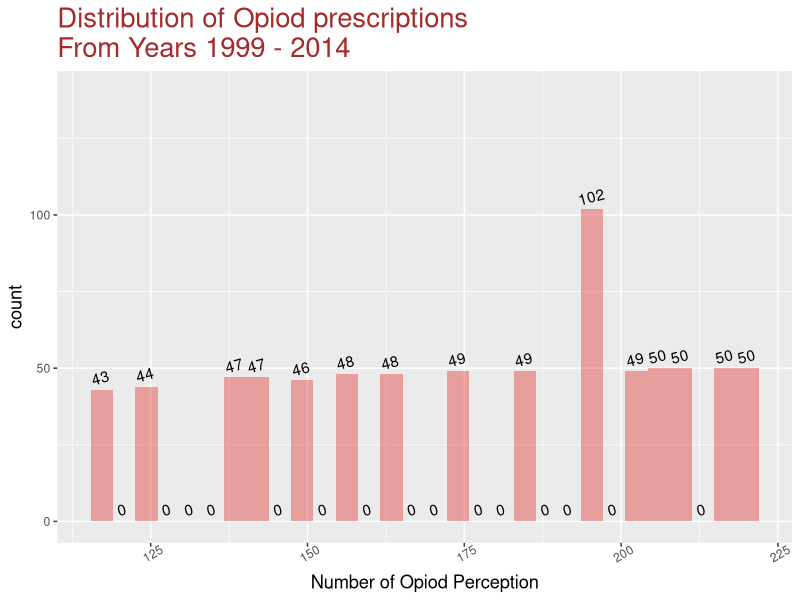
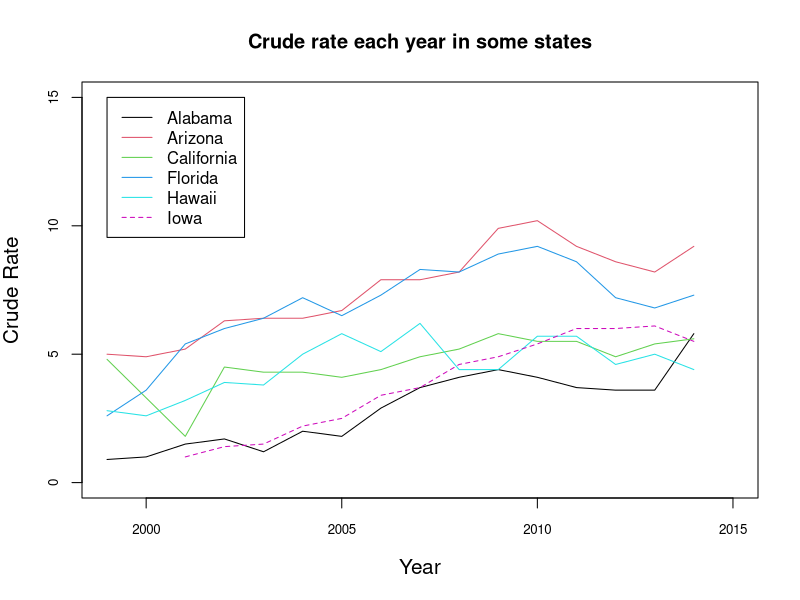
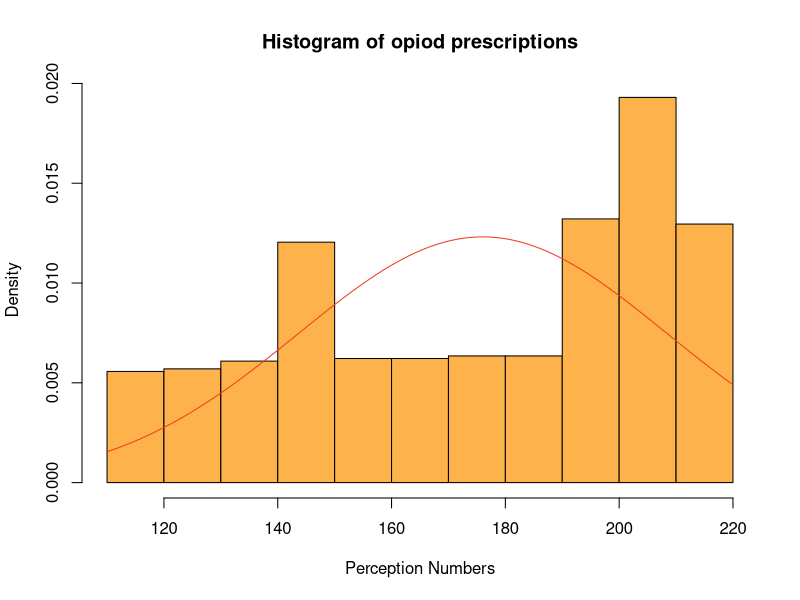
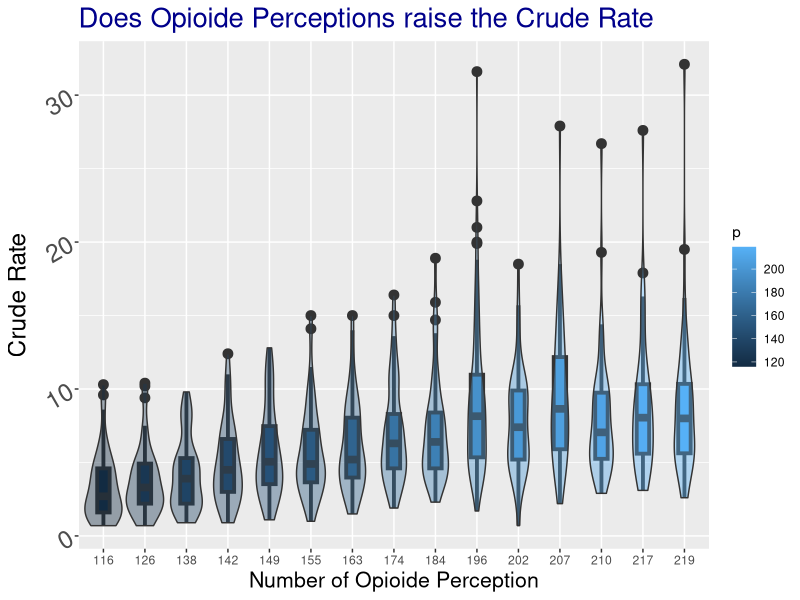
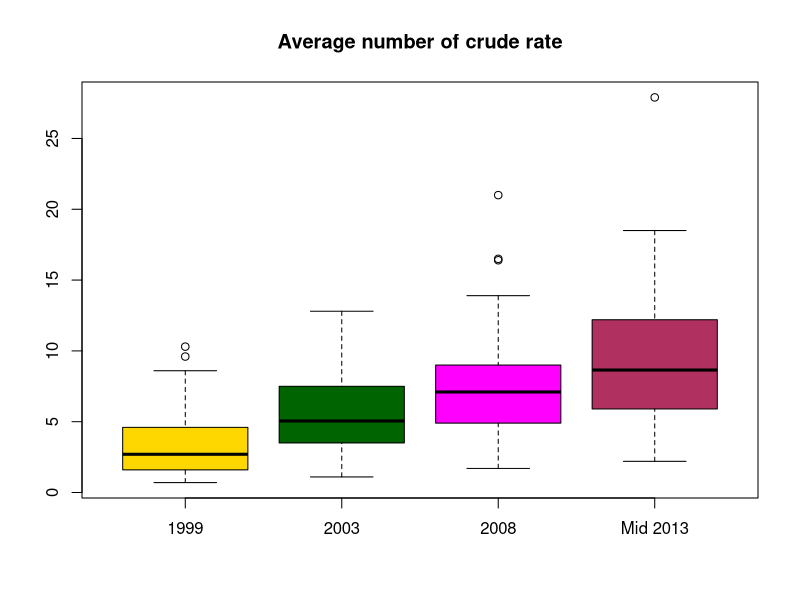
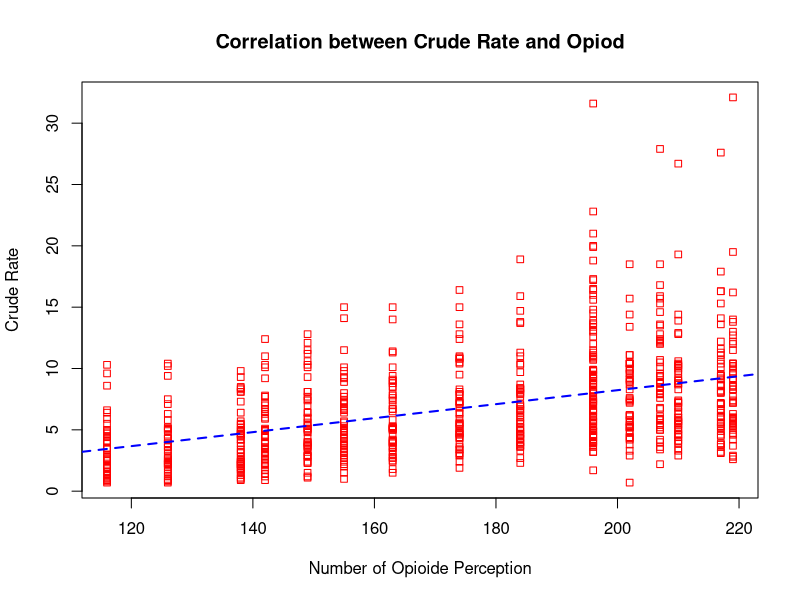
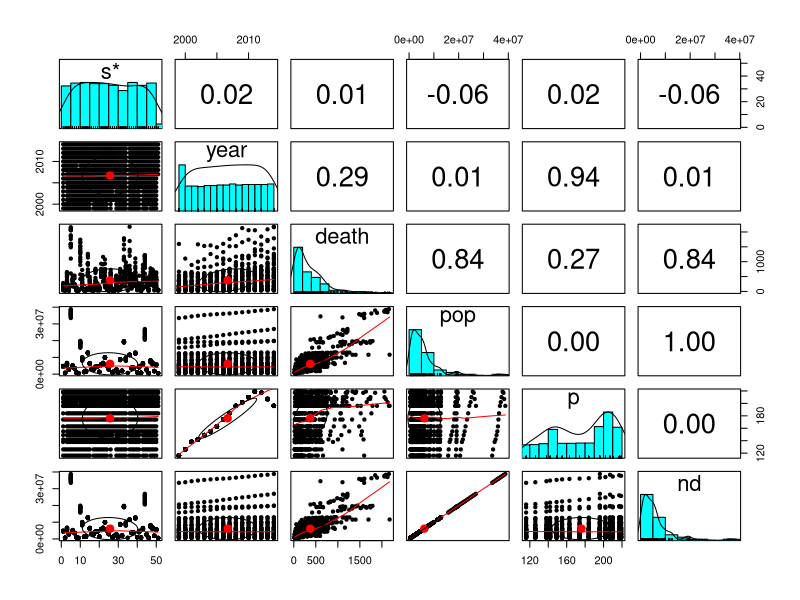
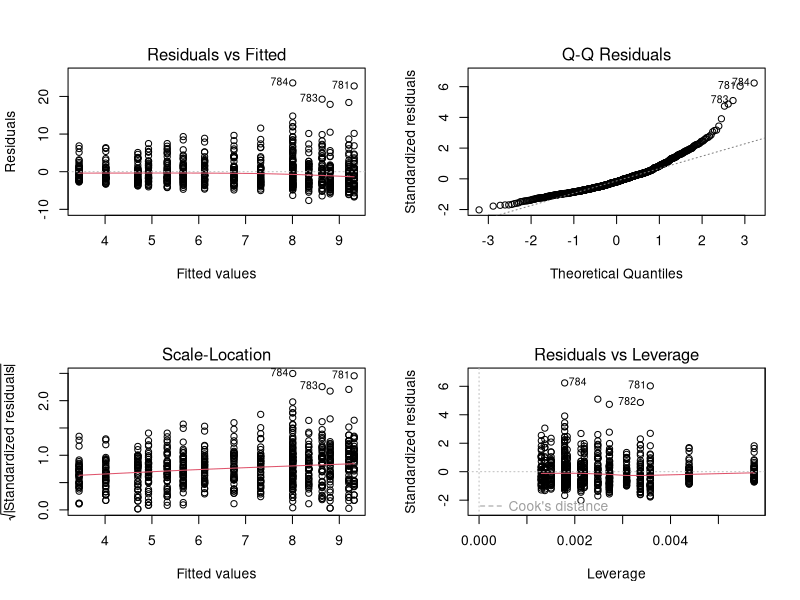

Generate these figures, in order, with R: (Note: this script raises an error after producing the figures.)

library("ggplot2")
library(dplyr)
library(psych)
library(quantmod)
library(MASS)

OD <- read.csv("OpiodDeath.csv", head=T)
OD <- data.frame(OD)
head(OD)

colnames(OD) <-c("s","year","death","pop","c","cl","cu","p")

ODC <- OD[complete.cases(OD), ]

ODC$nd <- (ODC$pop - ODC$death)

summary(ODC)

lbl_plot <- ggplot(ODC,aes(x=p))
lbl_plot + geom_histogram(fill="#de2d26", alpha=0.4) +
  stat_bin(geom="text", aes(label=..count.., angle=15),
           hjust=0.4, vjust=-0.5) + 
  labs(title= "Distribution of Opiod prescriptions\nFrom Years 1999 - 2014",
       x = "Number of Opiod Perception") +
  theme(plot.title= element_text(size=rel(1.8), color="brown"),
        axis.title.x= element_text(size=rel(1.2)),
        axis.title.y= element_text(size=rel(1.2)),
        axis.text.x= element_text(angle=30)) +
  ylim(0,140)


ind1= which (ODC$s=="Alabama")
ind2= which (ODC$s=="Arizona")
ind3= which (ODC$s=="California")
ind4= which (ODC$s=="Florida")
ind5= which (ODC$s=="Hawaii")
ind6= which (ODC$s=="Iowa")
plot(ODC$year[ind1],ODC$c[ind1],main="Crude rate each year in some states",
     ylab="Crude Rate",xlab="Year",type="l",cex.lab=1.25,cex.axis=0.8,xlim=c(1999,2015),
    ylim=c(0,15))
lines(ODC$year[ind2],ODC$c[ind2],col=2)
lines(ODC$year[ind3],ODC$c[ind3],col=3)
lines(ODC$year[ind4],ODC$c[ind4],col=4)
lines(ODC$year[ind5],ODC$c[ind5],col=5)
lines(ODC$year[ind6],ODC$c[ind6],col=6,lty=2)
legend(1999,15,legend=c("Alabama","Arizona","California","Florida","Hawaii","Iowa"),col=1:6,lty=c(rep(1,5),2))



hist(ODC$p, freq=FALSE, col="#feb24c", main="Histogram of opiod prescriptions",
     xlab="Perception Numbers")
curve(dnorm(x, mean=mean(ODC$p), 
            sd=sd(ODC$p)), add=TRUE, col="#f03b20") 


ODC_plt <- ggplot(ODC, aes(factor(p),c, fill=p))
ODC_plt +  geom_boxplot(width = 0.3, lwd = 1.3, outlier.size = 3) +
  geom_violin(alpha = 0.4) +
labs(title="Does Opioide Perceptions raise the Crude Rate",
       y="Crude Rate",
       x="Number of Opioide Perception") +
  theme(plot.title= element_text(size=rel(1.8), color="darkblue"),
        axis.title.x= element_text(size=rel(1.4)),
        axis.title.y= element_text(size=rel(1.6)),
        axis.text.y= element_text(angle=30, size = rel(2)))

boxplot(ODC[ODC$year=="1999",]$c,
        ODC[ODC$year=="2003",]$c,
        ODC[ODC$year=="2008",]$c,
        ODC[ODC$year=="2013",]$c,main="Average number of crude rate",
        names=c("1999","2003","2008","Mid 2013"),
        col=(c("gold","darkgreen","magenta","maroon")))

ODC_ch <- ODC %>% 
group_by(s) %>%
    summarize(nd=median(nd))

head(ODC)

reg <- lm(c ~.-s,data=ODC)
summary(reg)

plot(ODC$c ~ ODC$p,
     main="Correlation between Crude Rate and Opiod",
    xlab="Number of Opioide Perception",
    ylab="Crude Rate",pch=22,col="red")

mod1 = lm(formula = c ~ p, data = ODC)
abline(mod1, col = 'blue', lwd = 2, lty="dashed")


pairs.panels(ODC[-c(5,6,7,10)])

reg = lm(formula = c ~ p, data = ODC)
plot.new()
par(mfrow = c(2, 2))
plot(reg)
par(mfrow = c(1, 1))

trans = boxcox(reg)
trans_df = as.data.frame(trans)
optimal_lambda = trans_df[which.max(trans$y),1]
print(optimal_lambda)
reg = lm(formula = c^optimal_lambda ~ log(p), data = ODC)
plot.new()
par(mfrow = c(2, 2))
plot(reg)
par(mfrow = c(1, 1))
